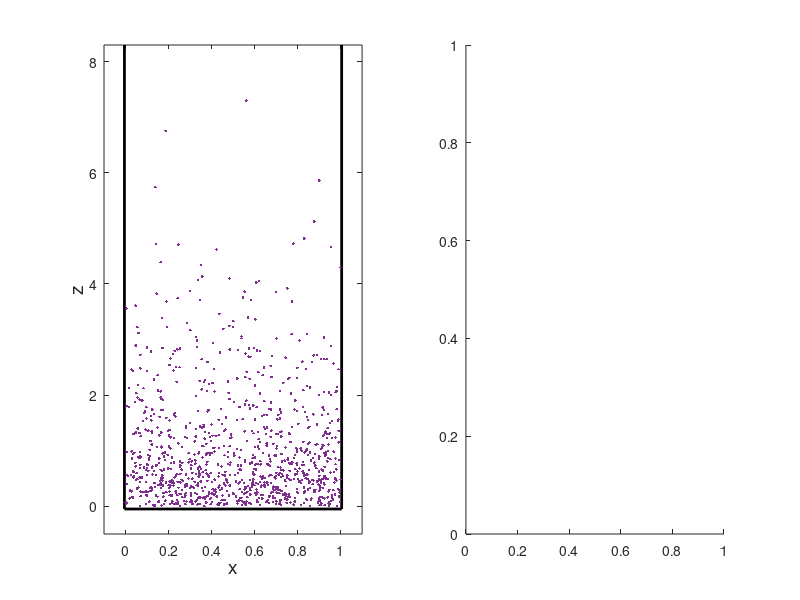

The MATLAB source for this figure: (Note: this script raises an error after producing the figure.)
%**************************************************************************
%*     Section 15.5.2                                                     *
%*     filename: ch15pr06.m                                               *
%*     program listing number: 15.6                                       *
%*                                                                        *
%*     This program generates distribution of particles under gravity     *
%*     thermal diffusion.                                                 *
%*                                                                        *
%*     Programed by Ryoichi Kawai for Computational Physics Course.       *
%*     Last modification:  02/26/2017.                                    *
%**************************************************************************
clear all

N=1000; % number of particles

x=rand(N,1); %horizontal position = uniform
y=rand(N,1); % vertical position = exponential
z=-log(y);
zmax=max(z(:))+1;

subplot(1,2,1)
p=plot([-0.005 1.005],[-0.05,-0.05], [-0.005,-0.005],...
       [-0.05,zmax],[1.005,1.005],[-0.05,zmax]);
set(p,'color','black','linewidth',2)
hold on
p=plot(x,z,'.');
set(p,'linewidth',2)
axis([-0.1 +1.1 -0.5 zmax])
xlabel('x','fontsize',14)
ylabel('z','fontsize',14)
hold off

subplot(1,2,2)
h=histogram(z,int32(2*zmax),'Normalization','pdf');
hold on
Z=linspace(0.0,zmax,201);
P=exp(-Z);
q=plot(Z,P,'--');
set(q,'linewidth',2,'color','red')
xlabel('z','fontsize',14)
ylabel('probability density','fontsize',14)
hold off
